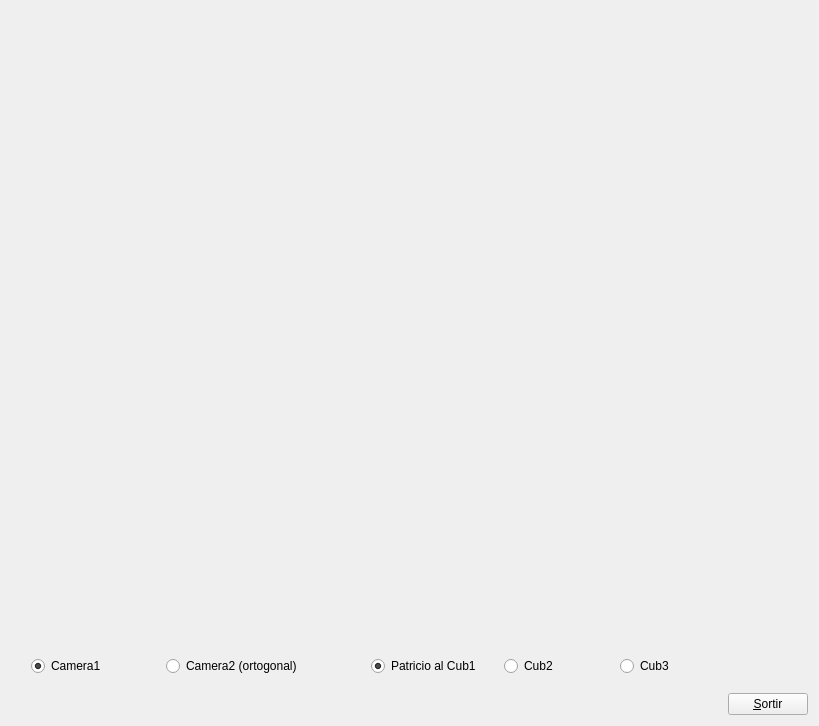
<?xml version="1.0" encoding="UTF-8"?>
<ui version="4.0">
 <class>MyForm</class>
 <widget class="QWidget" name="MyForm">
  <property name="geometry">
   <rect>
    <x>0</x>
    <y>0</y>
    <width>819</width>
    <height>726</height>
   </rect>
  </property>
  <property name="windowTitle">
   <string>IDI-Lab</string>
  </property>
  <layout class="QHBoxLayout" name="horizontalLayout">
   <item>
    <widget class="MyGLWidget" name="widget" native="true">
     <property name="sizePolicy">
      <sizepolicy hsizetype="Expanding" vsizetype="Expanding">
       <horstretch>0</horstretch>
       <verstretch>0</verstretch>
      </sizepolicy>
     </property>
     <property name="minimumSize">
      <size>
       <width>50</width>
       <height>50</height>
      </size>
     </property>
     <widget class="QWidget" name="layoutWidget">
      <property name="geometry">
       <rect>
        <x>20</x>
        <y>630</y>
        <width>271</width>
        <height>51</height>
       </rect>
      </property>
      <layout class="QHBoxLayout" name="horizontalLayout_2">
       <item>
        <widget class="QRadioButton" name="radioButton">
         <property name="text">
          <string>Camera1</string>
         </property>
         <property name="checked">
          <bool>true</bool>
         </property>
        </widget>
       </item>
       <item>
        <widget class="QRadioButton" name="radioButton_2">
         <property name="text">
          <string>Camera2 (ortogonal)</string>
         </property>
        </widget>
       </item>
      </layout>
     </widget>
     <widget class="QWidget" name="">
      <property name="geometry">
       <rect>
        <x>360</x>
        <y>630</y>
        <width>341</width>
        <height>51</height>
       </rect>
      </property>
      <layout class="QHBoxLayout" name="horizontalLayout_3">
       <property name="spacing">
        <number>23</number>
       </property>
       <item>
        <widget class="QRadioButton" name="radioButton_3">
         <property name="text">
          <string>Patricio al Cub1</string>
         </property>
         <property name="checked">
          <bool>true</bool>
         </property>
        </widget>
       </item>
       <item>
        <widget class="QRadioButton" name="radioButton_4">
         <property name="text">
          <string>Cub2</string>
         </property>
        </widget>
       </item>
       <item>
        <widget class="QRadioButton" name="radioButton_5">
         <property name="text">
          <string>Cub3</string>
         </property>
        </widget>
       </item>
      </layout>
     </widget>
    </widget>
   </item>
   <item>
    <layout class="QVBoxLayout" name="verticalLayout">
     <item>
      <spacer name="verticalSpacer">
       <property name="orientation">
        <enum>Qt::Vertical</enum>
       </property>
       <property name="sizeHint" stdset="0">
        <size>
         <width>20</width>
         <height>40</height>
        </size>
       </property>
      </spacer>
     </item>
     <item>
      <widget class="QPushButton" name="pushButton">
       <property name="sizePolicy">
        <sizepolicy hsizetype="Fixed" vsizetype="Fixed">
         <horstretch>0</horstretch>
         <verstretch>0</verstretch>
        </sizepolicy>
       </property>
       <property name="text">
        <string>&amp;Sortir</string>
       </property>
      </widget>
     </item>
    </layout>
   </item>
  </layout>
 </widget>
 <customwidgets>
  <customwidget>
   <class>MyGLWidget</class>
   <extends>QWidget</extends>
   <header>MyGLWidget.h</header>
   <container>1</container>
   <slots>
    <signal>camera1()</signal>
    <signal>camera2()</signal>
    <signal>Cub1()</signal>
    <signal>Cub2()</signal>
    <signal>Cub3()</signal>
    <slot>tractaCamera1()</slot>
    <slot>tractaCamera2()</slot>
    <slot>tractaCub1()</slot>
    <slot>tractaCub2()</slot>
    <slot>tractaCub3()</slot>
   </slots>
  </customwidget>
 </customwidgets>
 <resources/>
 <connections>
  <connection>
   <sender>pushButton</sender>
   <signal>clicked()</signal>
   <receiver>MyForm</receiver>
   <slot>close()</slot>
   <hints>
    <hint type="sourcelabel">
     <x>808</x>
     <y>715</y>
    </hint>
    <hint type="destinationlabel">
     <x>839</x>
     <y>529</y>
    </hint>
   </hints>
  </connection>
  <connection>
   <sender>radioButton</sender>
   <signal>clicked()</signal>
   <receiver>widget</receiver>
   <slot>tractaCamera1()</slot>
   <hints>
    <hint type="sourcelabel">
     <x>78</x>
     <y>666</y>
    </hint>
    <hint type="destinationlabel">
     <x>85</x>
     <y>623</y>
    </hint>
   </hints>
  </connection>
  <connection>
   <sender>radioButton_2</sender>
   <signal>clicked()</signal>
   <receiver>widget</receiver>
   <slot>tractaCamera2()</slot>
   <hints>
    <hint type="sourcelabel">
     <x>202</x>
     <y>663</y>
    </hint>
    <hint type="destinationlabel">
     <x>236</x>
     <y>637</y>
    </hint>
   </hints>
  </connection>
  <connection>
   <sender>widget</sender>
   <signal>camera2()</signal>
   <receiver>radioButton_2</receiver>
   <slot>animateClick()</slot>
   <hints>
    <hint type="sourcelabel">
     <x>609</x>
     <y>334</y>
    </hint>
    <hint type="destinationlabel">
     <x>162</x>
     <y>665</y>
    </hint>
   </hints>
  </connection>
  <connection>
   <sender>widget</sender>
   <signal>camera1()</signal>
   <receiver>radioButton</receiver>
   <slot>animateClick()</slot>
   <hints>
    <hint type="sourcelabel">
     <x>130</x>
     <y>365</y>
    </hint>
    <hint type="destinationlabel">
     <x>99</x>
     <y>658</y>
    </hint>
   </hints>
  </connection>
  <connection>
   <sender>radioButton_3</sender>
   <signal>clicked()</signal>
   <receiver>widget</receiver>
   <slot>tractaCub1()</slot>
   <hints>
    <hint type="sourcelabel">
     <x>384</x>
     <y>660</y>
    </hint>
    <hint type="destinationlabel">
     <x>423</x>
     <y>594</y>
    </hint>
   </hints>
  </connection>
  <connection>
   <sender>radioButton_4</sender>
   <signal>clicked()</signal>
   <receiver>widget</receiver>
   <slot>tractaCub2()</slot>
   <hints>
    <hint type="sourcelabel">
     <x>554</x>
     <y>658</y>
    </hint>
    <hint type="destinationlabel">
     <x>560</x>
     <y>601</y>
    </hint>
   </hints>
  </connection>
  <connection>
   <sender>radioButton_5</sender>
   <signal>clicked()</signal>
   <receiver>widget</receiver>
   <slot>tractaCub3()</slot>
   <hints>
    <hint type="sourcelabel">
     <x>658</x>
     <y>660</y>
    </hint>
    <hint type="destinationlabel">
     <x>659</x>
     <y>620</y>
    </hint>
   </hints>
  </connection>
  <connection>
   <sender>widget</sender>
   <signal>Cub1()</signal>
   <receiver>radioButton_3</receiver>
   <slot>animateClick()</slot>
   <hints>
    <hint type="sourcelabel">
     <x>659</x>
     <y>484</y>
    </hint>
    <hint type="destinationlabel">
     <x>468</x>
     <y>655</y>
    </hint>
   </hints>
  </connection>
  <connection>
   <sender>widget</sender>
   <signal>Cub2()</signal>
   <receiver>radioButton_4</receiver>
   <slot>animateClick()</slot>
   <hints>
    <hint type="sourcelabel">
     <x>605</x>
     <y>353</y>
    </hint>
    <hint type="destinationlabel">
     <x>541</x>
     <y>658</y>
    </hint>
   </hints>
  </connection>
  <connection>
   <sender>widget</sender>
   <signal>Cub3()</signal>
   <receiver>radioButton_5</receiver>
   <slot>animateClick()</slot>
   <hints>
    <hint type="sourcelabel">
     <x>686</x>
     <y>556</y>
    </hint>
    <hint type="destinationlabel">
     <x>646</x>
     <y>660</y>
    </hint>
   </hints>
  </connection>
 </connections>
 <slots>
  <slot>tractaCamera1()</slot>
  <slot>tractaCamera2()</slot>
 </slots>
</ui>
